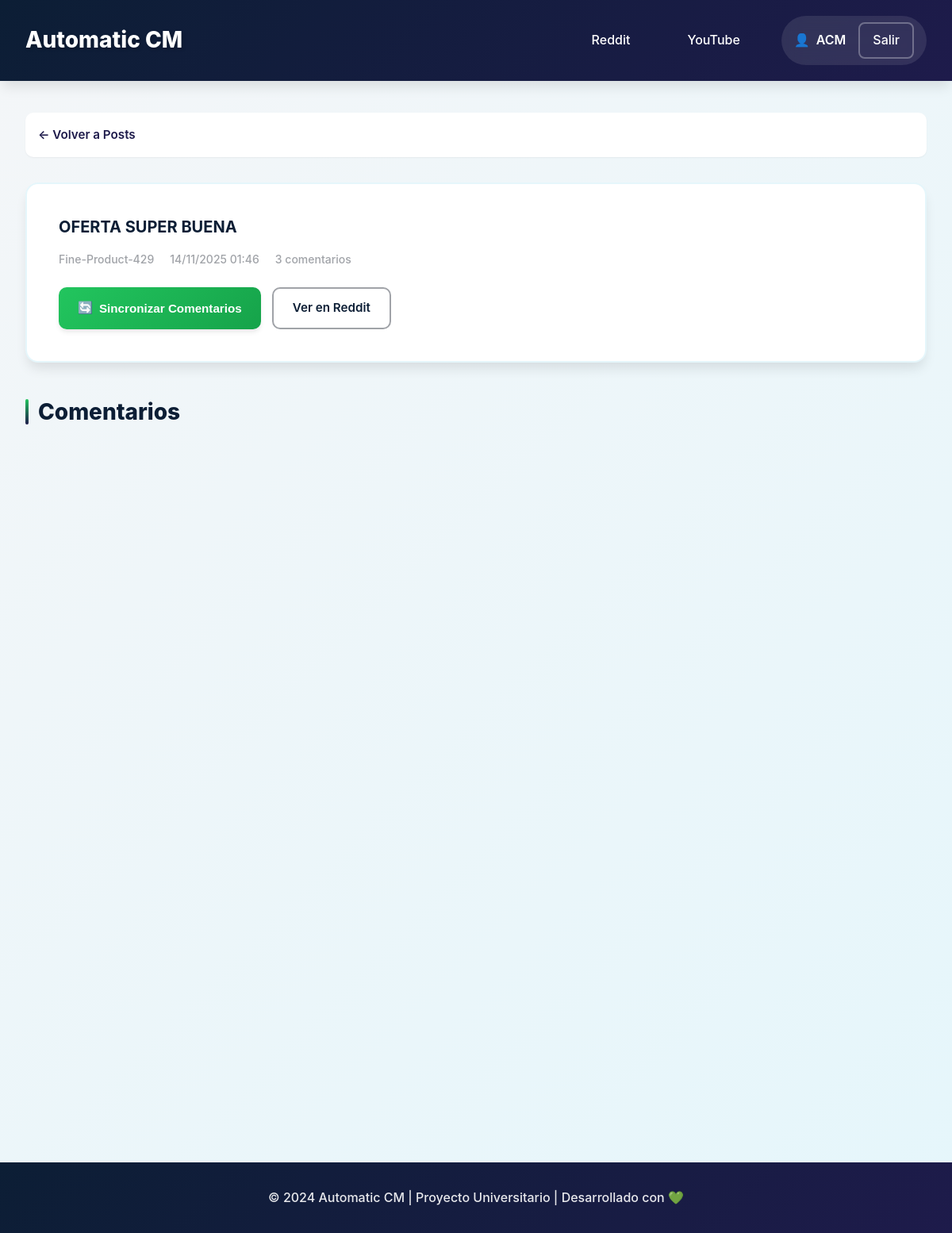
The app's page /dashboard/reddit/post/1owpgdy/ (signed in) with its own data.
### dashboard/models.py (models this page shows, shortened)
class RedditPost(models.Model):
    user = models.ForeignKey(User, on_delete=models.CASCADE, related_name='reddit_posts')
    post_id = models.CharField(max_length=100, unique=True)
    title = models.TextField()
    url = models.URLField()
    permalink = models.URLField()
    subreddit = models.CharField(max_length=100)
    author = models.CharField(max_length=100)
    created_at = models.DateTimeField()
    last_checked = models.DateTimeField(auto_now=True)
    is_active = models.BooleanField(default=True)
    is_own_post = models.BooleanField(default=False)  # Para identificar posts creados por la app
    image = models.ImageField(upload_to='reddit_images/', null=True, blank=True)  # Para imágenes
    def can_edit(self):
        return self.is_own_post and self.author == self.user.username
    def can_delete(self):
        return self.is_own_post
    class Meta:
        ordering = ['-created_at']
        verbose_name = 'Reddit Post'
        verbose_name_plural = 'Reddit Posts'

### dashboard/views.py (the view)
# urls.py: path('reddit/post/<str:post_id>/', views.post_detail, name='post_detail'),
@login_required
def post_detail(request, post_id):
    post = get_object_or_404(RedditPost, post_id=post_id, user=request.user)
    comments = post.comments.all().order_by('-created_at')
    context = {
        'post': post,
        'comments': comments,
        'comments_count': comments.count()
    }
    return render(request, 'dashboard/post_detail.html', context)

### dashboard/models.py (called while the page is built)
    @property
    def status_badge(self):
        try:
            if self.response.status == 'published':
                return {'text': 'Publicado', 'class': 'status-published'}
            elif self.response.status == 'pending':
                return {'text': 'Pendiente', 'class': 'status-pending'}
            elif self.response.status == 'rejected':
                return {'text': 'Rechazado', 'class': 'status-rejected'}
        except Response.DoesNotExist:
            return {'text': 'Nuevo', 'class': 'status-new'}

### dashboard/templates/dashboard/post_detail.html (shortened to what this page needs)
{% extends 'dashboard/base.html' %}
{% block content %}
<div class="post-detail-view">
    <nav class="breadcrumb">
        <a href="{% url 'reddit_manager' %}">← Volver a Posts</a>
    </nav>
    <div class="post-info-card">
        <h2 class="post-title" style="margin-bottom: 1rem;">{{ post.title }}</h2>
        <div class="post-meta" style="border: none; padding: 0; margin-bottom: 1.5rem;">
            <span class="meta-item">
                {{ post.author }}
            </span>
            <span class="meta-item">
                {{ post.created_at|date:"d/m/Y H:i" }}
            </span>
            <span class="meta-item">
                {{ comments_count }} comentario{{ comments_count|pluralize }}
            </span>
        </div>
        <div class="post-actions">
            <button onclick="syncComments()" class="btn btn-primary" id="syncCommentsBtn">
                <span>🔄</span> Sincronizar Comentarios
            </button>
            <a href="{{ post.permalink }}" target="_blank" class="btn btn-outline">
                <span>Ver en Reddit</span>
            </a>
        </div>
    </div>
    <div class="comments-section">
        <h3 class="section-title">Comentarios</h3>
        {% if comments %}
            <div class="comments-list">
            </div>
        {% endif %}
    </div>
</div>
{% endblock %}

### dashboard/templates/dashboard/base.html (shortened to what this page needs)
<!DOCTYPE html>
<html lang="es">
<head>
    {% load static %}
    <link rel="stylesheet" href="{% static 'dashboard/css/styles.css' %}">
</head>
<body>
    <header class="header">
        <div class="container">
            <div class="header-content">
                <h1 class="logo">Automatic CM</h1>
                <nav class="nav">
                    <a href="{% url 'reddit_manager' %}" class="nav-link">
                        Reddit
                    </a>
                    <a href="{% url 'youtube_manager' %}" class="nav-link">
                        YouTube
                    </a>
                    <div class="user-info">
                        <span class="username">{{ user.username }}</span>
                        <a href="{% url 'admin:logout' %}?next={% url 'reddit_manager' %}" class="btn-logout">
                            Salir
                        </a>
                    </div>
                </nav>
            </div>
        </div>
    </header>
    <main class="main-content">
        <div class="container">
            {% block content %}
            {% endblock %}
        </div>
    </main>
    <footer class="footer">
        <div class="container">
            <p>© 2024 Automatic CM | Proyecto Universitario | Desarrollado con 💚</p>
        </div>
    </footer>
</body>
</html>

### records on screen
RedditPost: title "OFERTA SUPER BUENA", author "Fine-Product-429", created_at "14/11/2025 01:46"

### other values on screen
{{ user.username }} "ACM"
{{ comments_count }} "3"
